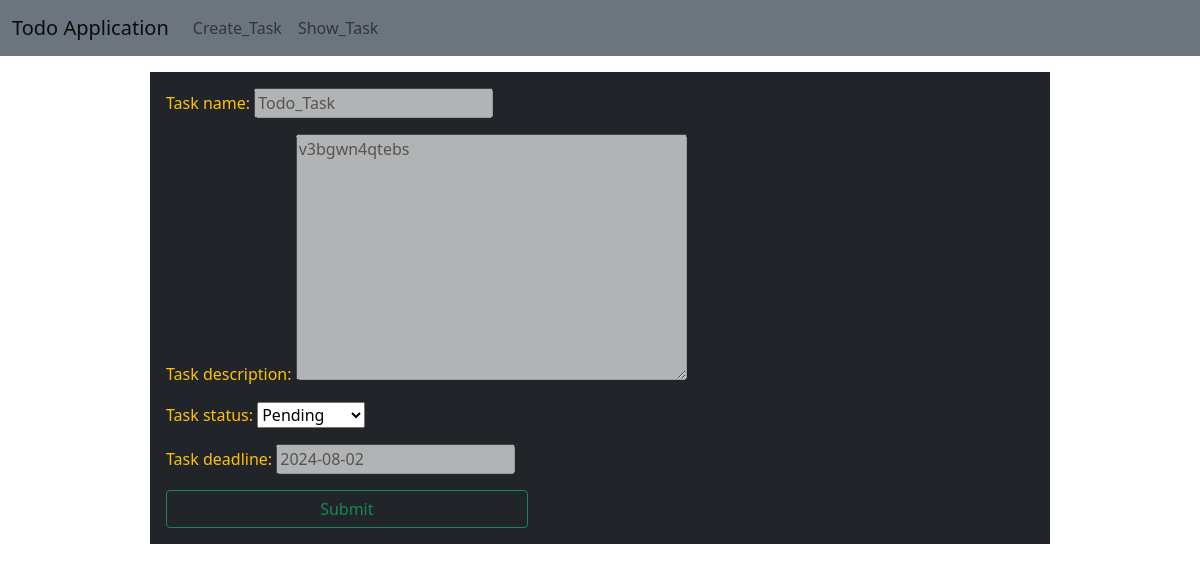
Page /v1/update/8/ on the earlier database version.
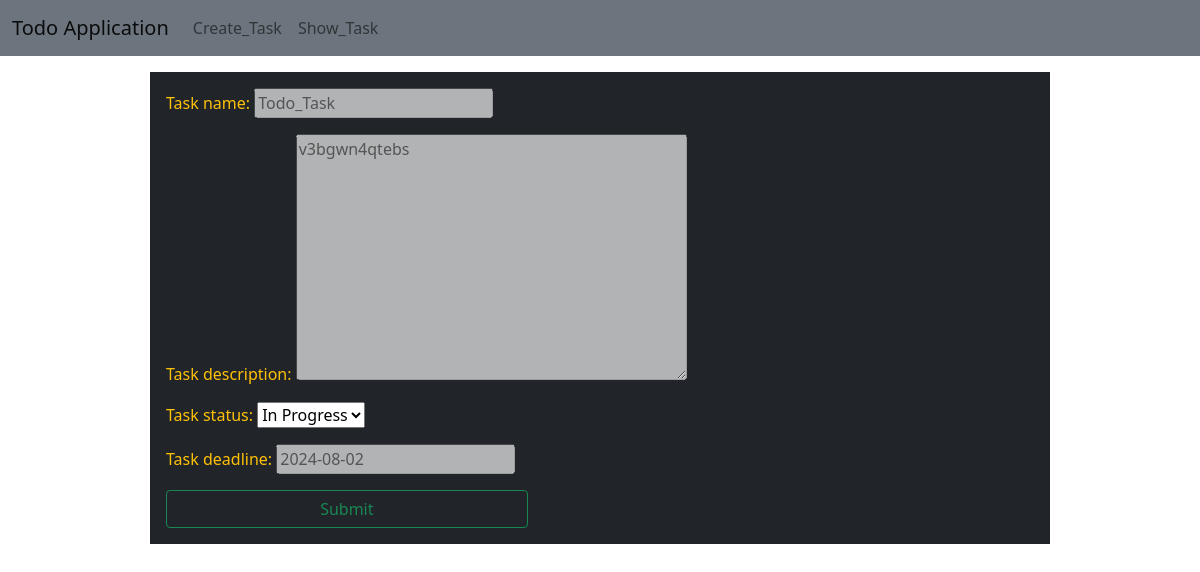
Same page on the later database version.
### todoapp/models.py (models this page shows, shortened)
class Todo_Task(models.Model):
    Status = [('In Progress','In Progress'),('Completed','Completed'),('Cancel','Cancel'),('Pending','Pending')]
    task_name = models.CharField(max_length=200)
    task_description = models.TextField()
    task_status = models.CharField(max_length=100,choices=Status, default='Pending')
    task_deadline = models.DateField()
    task_created_date = models.DateField(auto_now_add=True)
    task_completed = models.DateField(auto_now_add=True)

### todoapp/views.py (the view)
# urls.py: path('update/<int:pk>/', update_task, name='update_task'),
def update_task(request, pk):
    template_name = "todoapp/insert.html"
    obj = Todo_Task.objects.get(pk=pk)
    form = StatusForm(instance=obj)
    if request.method == 'POST':
        form = StatusForm(request.POST, instance=obj)
        if form.is_valid():
            form.save()
            return redirect('list')
    context = {'forms': form}
    return render(request, template_name, context)

### todoapp/forms.py
class StatusForm(StatusUpdateForm):
    def __init__(self, *args, **kwargs):
        super(StatusForm, self).__init__(*args, **kwargs)
        self.fields['task_name'].disabled = True
        self.fields['task_description'].disabled = True
        self.fields['task_deadline'].disabled = True

### templates/todoapp/insert.html (shortened to what this page needs)
{% extends "base.html" %}
    {% block content %}
        <form method='post' class="bg-dark text-warning w-75 mx-auto p-3">
            {{forms.as_p }}
        <button type="submit" class = "btn btn-outline-success col-5">Submit</button>
        </form>
    {% endblock %}

Differences in the rows shown:
changed Todo_Task "Todo_Task": task_status "Pending" → "In Progress"
